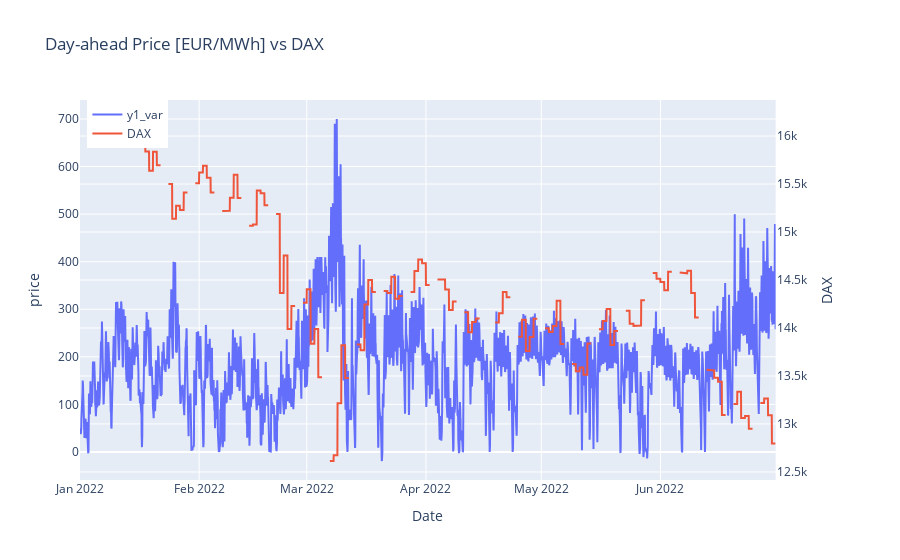

Write notebook code for a chart like this one.
### Code cell
plotters.plot_compare_two_col(xgb_merged_data, 'price', 'DAX', 'Day-ahead Price [EUR/MWh] vs DAX')

### Figure 1 — Plotly figure (JSON) as saved in the notebook; plotly's stock layout.template omitted (floating-point values rounded to 4 significant figures; data arrays with more than 128 entries replaced by an {"elided": "..."} marker saying what was removed)
{"data": [{"name": "y1_var", "type": "scatter", "x": {"elided": "4344 str values"}, "xaxis": "x", "y": {"elided": "4344 float values"}, "yaxis": "y"}, {"name": "DAX", "type": "scatter", "x": {"elided": "4344 str values"}, "xaxis": "x", "y": {"elided": "4344 float values"}, "yaxis": "y2"}], "layout": {"hovermode": "x unified", "legend": {"x": 0.01, "y": 1}, "title": {"text": "Day-ahead Price [EUR/MWh] vs DAX"}, "xaxis": {"anchor": "y", "domain": [0, 0.94], "title": {"text": "Date"}}, "yaxis": {"anchor": "x", "domain": [0, 1], "title": {"text": "price"}}, "yaxis2": {"anchor": "x", "overlaying": "y", "side": "right", "title": {"text": "DAX"}}}}
